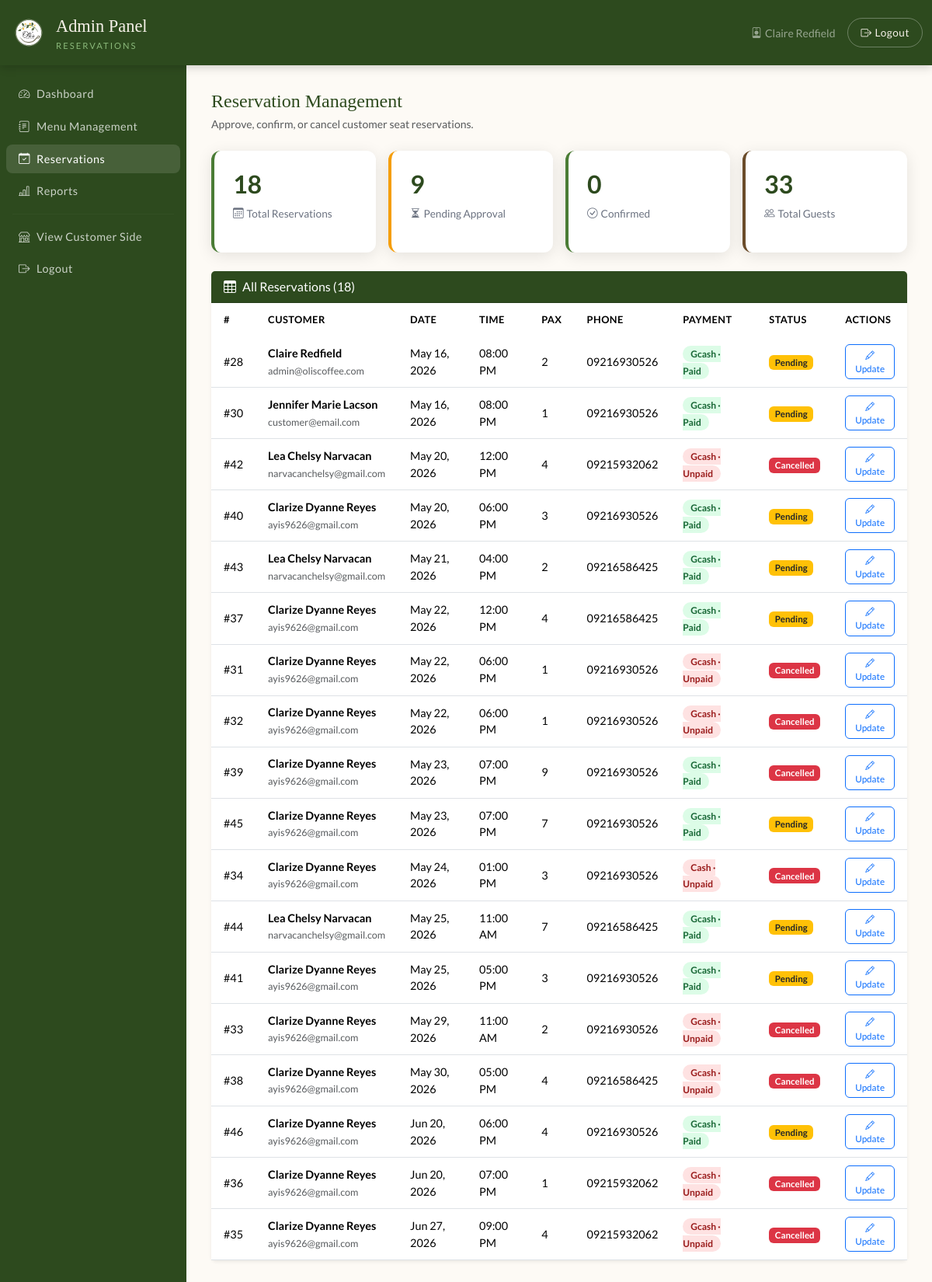
Page /admin/manage_reservations.php (signed in) on the earlier database version.
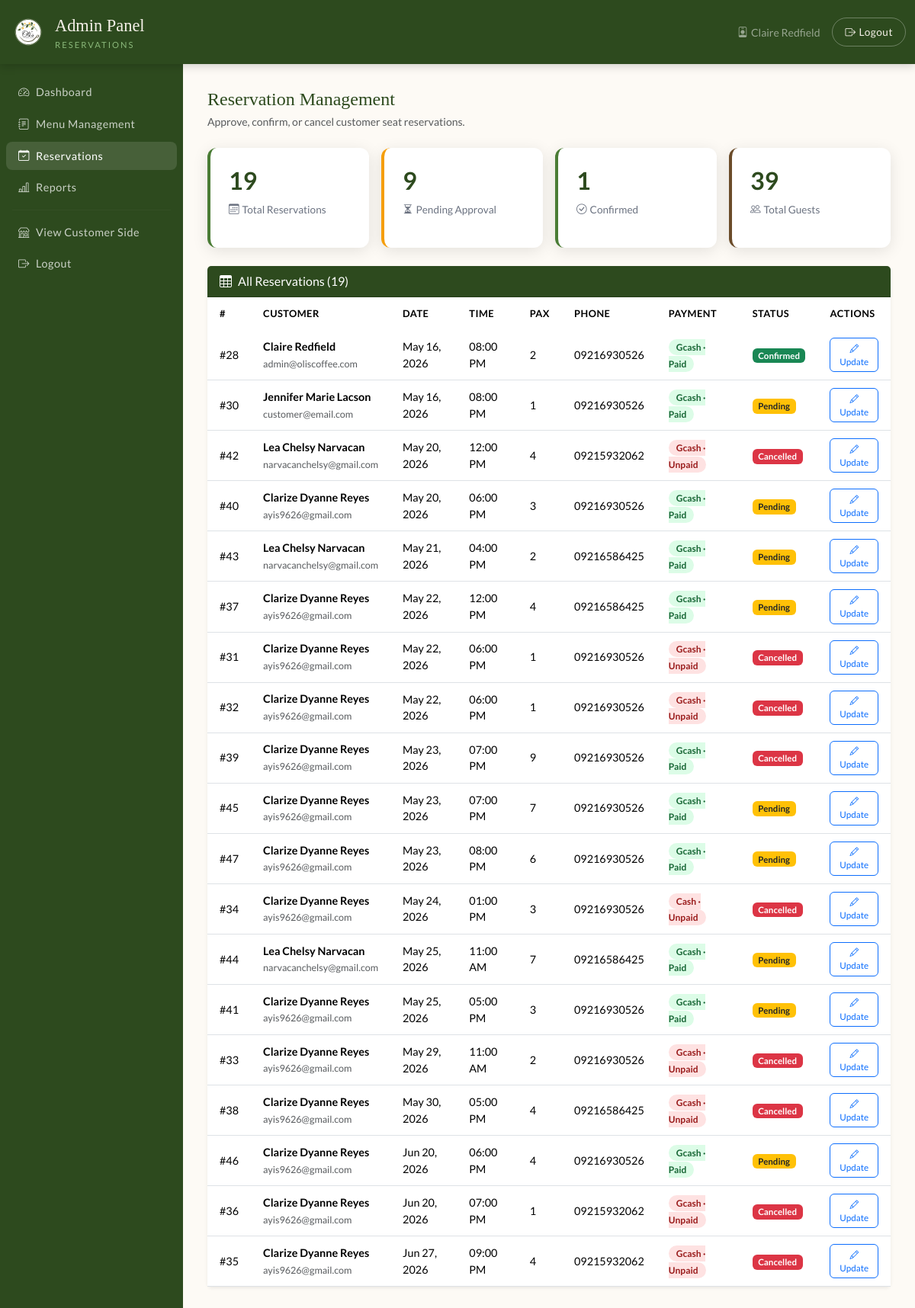
Same page on the later database version.
### tables this page shows
CREATE TABLE `reservations` (
  `id` int(11) NOT NULL AUTO_INCREMENT,
  `user_id` int(11) NOT NULL,
  `res_date` date NOT NULL,
  `res_time` time NOT NULL,
  `pax` int(11) NOT NULL,
  `phone` varchar(20) NOT NULL,
  `notes` text DEFAULT NULL,
  `order_id` int(11) DEFAULT NULL,
  `payment_method` enum('gcash','cash') DEFAULT 'gcash',
  `payment_status` enum('unpaid','paid','refunded') DEFAULT 'unpaid',
  `paymongo_payment_id` varchar(64) DEFAULT NULL,
  `status` enum('pending','confirmed','cancelled') DEFAULT 'pending',
  `created_at` timestamp NOT NULL DEFAULT current_timestamp(),
  PRIMARY KEY (`id`),
  KEY `user_id` (`user_id`),
  KEY `fk_reservation_order` (`order_id`),
  CONSTRAINT `fk_reservation_order` FOREIGN KEY (`order_id`) REFERENCES `orders` (`id`) ON DELETE SET NULL,
  CONSTRAINT `reservations_ibfk_1` FOREIGN KEY (`user_id`) REFERENCES `users` (`id`) ON DELETE CASCADE
);

CREATE TABLE `users` (
  `id` int(11) NOT NULL AUTO_INCREMENT,
  `name` varchar(100) NOT NULL,
  `email` varchar(100) NOT NULL,
  `password` varchar(255) NOT NULL,
  `role` enum('admin','customer') DEFAULT 'customer',
  `created_at` timestamp NOT NULL DEFAULT current_timestamp(),
  `profile_pic` varchar(255) DEFAULT NULL,
  PRIMARY KEY (`id`),
  UNIQUE KEY `email` (`email`)
);

### admin/manage_reservations.php (the view, shortened to what the changed rows need)
<?php
$db = getDB();
$result = $db->query("
    SELECT r.*, u.name AS customer_name, u.email
    FROM reservations r
    JOIN users u ON r.user_id = u.id
    ORDER BY r.res_date ASC, r.res_time ASC
");
$reservations = $result ? $result->fetch_all(MYSQLI_ASSOC) : [];
$total     = count($reservations);
$confirmed = count(array_filter($reservations, fn($r) => $r['status'] === 'confirmed'));
$totalPax  = array_sum(array_column(array_filter($reservations, fn($r) => $r['status'] !== 'cancelled'), 'pax'));
?>
<!DOCTYPE html>
<html lang="en">
<head>
  <link rel="stylesheet" href="https://cdn.jsdelivr.net/npm/bootstrap@5.3.2/dist/css/bootstrap.min.css">
  <link rel="stylesheet" href="https://cdn.jsdelivr.net/npm/bootstrap-icons@1.11.3/font/bootstrap-icons.min.css">
  <link rel="stylesheet" href="../css/style.css">
</head>
<body>
<div class="d-flex">
  <main class="admin-content">
    <div class="row g-3 mb-4">
      <div class="col-md-3">
        <div class="stat-card">
          <h3><?= $total ?></h3>
          <p><i class="bi bi-calendar3 me-1"></i>Total Reservations</p>
        </div>
      </div>
      <div class="col-md-3">
        <div class="stat-card" style="border-color: var(--green-mid);">
          <h3><?= $confirmed ?></h3>
          <p><i class="bi bi-check-circle me-1"></i>Confirmed</p>
        </div>
      </div>
      <div class="col-md-3">
        <div class="stat-card" style="border-color: var(--brown);">
          <h3><?= $totalPax ?></h3>
          <p><i class="bi bi-people me-1"></i>Total Guests</p>
        </div>
      </div>
    </div>
    <div class="card border-0 shadow-sm">
      <div class="card-header" style="background:var(--green-dark); color:white;">
        <i class="bi bi-table me-2"></i>All Reservations (<?= $total ?>)
      </div>
      <div class="card-body p-0">
        <div class="table-responsive">
          <table class="table table-olis mb-0">
            <thead>
              <tr>
                <th>#</th><th>Customer</th><th>Date</th><th>Time</th><th>Pax</th>
                <th>Phone</th><th>Payment</th><th>Status</th><th>Actions</th>
              </tr>
            </thead>
            <tbody>
              <?php if (empty($reservations)): ?>
                <tr>
                  <td colspan="9" class="text-center text-muted py-5">
                    <i class="bi bi-calendar-x" style="font-size:2rem; display:block; margin-bottom:8px;"></i>
                    No reservations yet.
                  </td>
                </tr>
              <?php else: ?>
                <?php foreach ($reservations as $res): ?>
                <tr>
                  <td>#<?= $res['id'] ?></td>
                  <td>
                    <strong><?= htmlspecialchars($res['customer_name']) ?></strong><br>
                    <small class="text-muted"><?= htmlspecialchars($res['email']) ?></small>
                  </td>
                  <td><?= date('M d, Y', strtotime($res['res_date'])) ?></td>
                  <td><?= date('h:i A', strtotime($res['res_time'])) ?></td>
                  <td><?= $res['pax'] ?></td>
                  <td><?= htmlspecialchars($res['phone']) ?></td>
                  <td>
                    <span class="<?= $res['payment_status'] === 'paid' ? 'badge-available' : 'badge-unavailable' ?>">
                      <?= ucfirst($res['payment_method']) ?> · <?= ucfirst($res['payment_status']) ?>
                    </span>
                  </td>
                  <td>
                    <?php
                      $cls = match($res['status']) {
                        'confirmed' => 'badge bg-success',
                        'cancelled' => 'badge bg-danger',
                        default     => 'badge bg-warning text-dark'
                      };
                    ?>
                    <span class="<?= $cls ?>" style="font-size:0.72rem;"><?= ucfirst($res['status']) ?></span>
                  </td>
                  <td>
                    <div class="d-flex gap-1">
                    <button class="btn btn-sm btn-outline-primary" style="border-radius:6px;font-size:0.73rem;"
                            data-bs-toggle="modal" data-bs-target="#editModal"
                            data-id="<?= $res['id'] ?>"
                            data-status="<?= $res['status'] ?>"
                            data-pay="<?= $res['payment_status'] ?>"
                            data-name="<?= htmlspecialchars($res['customer_name']) ?>">
                      <i class="bi bi-pencil"></i> Update
                    </button>
                    </div>
                  </td>
                </tr>
                <?php endforeach; ?>
              <?php endif; ?>
            </tbody>
          </table>
        </div>
      </div>
    </div>
  </main>
</div>
</body>
</html>

Differences in the rows shown:
changed reservations "Claire Redfield": status "Pending" → "Confirmed"
added reservations: id "47", user.name "Clarize Dyanne Reyes", user.email "ayis9626@gmail.com", res_date "May 23, 2026", res_time "08:00 PM", pax "6", phone "09216930526", payment_method "Gcash", payment_status "Paid", status "Pending"
Other differences:
$total: "18" → "19"
$confirmed: "0" → "1"
$totalPax: "33" → "39"
